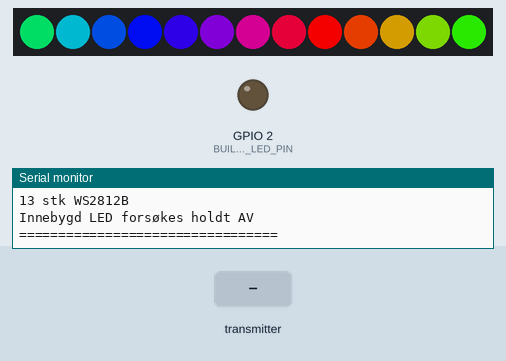
Simulated run of this sketch. Board: ESP32. Parts: 13 RGB LEDs in strip order, left to right, output pins drawn as LEDs (lit = HIGH), the last lines printed to the serial monitor. The test bench sets the inputs (shaded band).

Above: at 2.2 s.
2.3 s: the transmitter starts sending mode = 0
At 4.46 s:
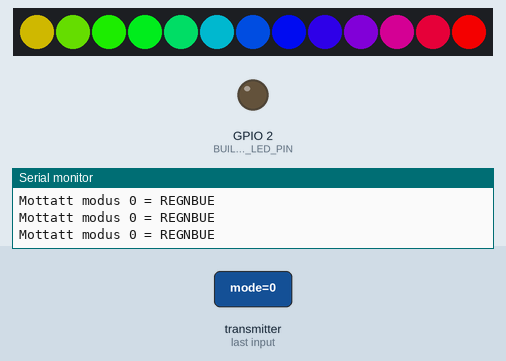
5.3 s: the transmitter starts sending mode = 64
At 6.6 s:
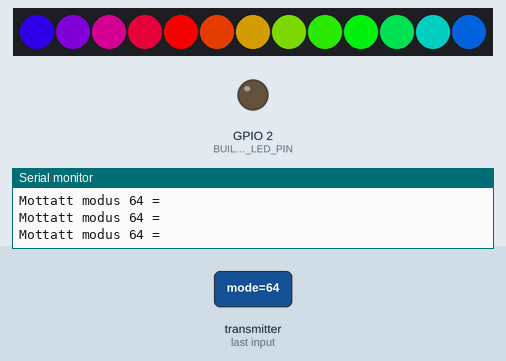
7.3 s: the transmitter starts sending mode = 0
At 7.76 s:
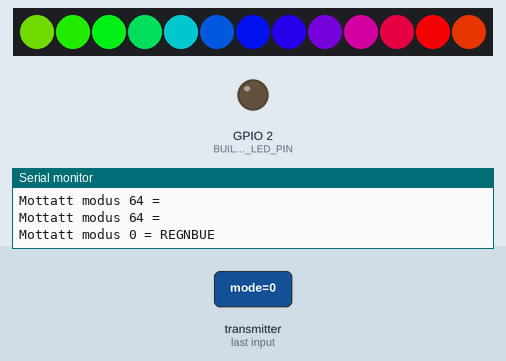
10.3 s: the transmitter starts sending mode = 128
Timing chart, 0 to 12.8 s (numbered marks = the images above; inputs shaded):
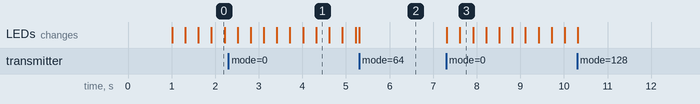

The sketch:

ESP32_StopGo_Receiver.ino
```cpp
#include <WiFi.h>
#include <esp_now.h>
#include <Adafruit_NeoPixel.h>

/*
  STOPP / GÅ - MOTTAKER
  Kort nr. 2
  MAC: 0C:DC:7E:62:9E:40

  WS2812B:
  DIN til GPIO 4

  LED-oppsett:
  13 stk WS2812B totalt

  LED 0-5   = grønn side
  LED 6     = midt-LED, bytter mellom grønn og rød
  LED 7-12  = rød side

  Innebygd LED på ESP32:
  GPIO 2 forsøkes holdt AV. På noen kort er power-LED ikke styrbar.
*/

const int LED_PIN = 4;
const int LED_COUNT = 13;

const int BUILTIN_LED_PIN = 2;
const int BUILTIN_LED_OFF_STATE = LOW;

const int GREEN_START = 0;
const int GREEN_END = 6;

const int RED_START = 6;
const int RED_END = 12;

const int BRIGHTNESS = 220;

const unsigned long RAINBOW_SPEED = 20;
const uint8_t RAINBOW_STEP = 8;

Adafruit_NeoPixel strip(LED_COUNT, LED_PIN, NEO_GRB + NEO_KHZ800);

uint8_t mode = 0;

unsigned long lastRainbowUpdate = 0;
uint8_t rainbowOffset = 0;

typedef struct Message {
  uint8_t mode;
} Message;

Message incomingMessage;

void keepBuiltinLedOff() {
  digitalWrite(BUILTIN_LED_PIN, BUILTIN_LED_OFF_STATE);
}

void printMode(uint8_t selectedMode) {
  if (selectedMode == 0) Serial.print("REGNBUE");
  if (selectedMode == 1) Serial.print("GRØNN");
  if (selectedMode == 2) Serial.print("RØD");
  if (selectedMode == 3) Serial.print("AV");
}

uint32_t wheel(byte pos) {
  pos = 255 - pos;

  if (pos < 85) {
    return strip.Color(255 - pos * 3, 0, pos * 3);
  }

  if (pos < 170) {
    pos -= 85;
    return strip.Color(0, pos * 3, 255 - pos * 3);
  }

  pos -= 170;
  return strip.Color(pos * 3, 255 - pos * 3, 0);
}

void showRainbow() {
  if (millis() - lastRainbowUpdate < RAINBOW_SPEED) {
    return;
  }

  lastRainbowUpdate = millis();
  rainbowOffset += RAINBOW_STEP;

  for (int i = 0; i < LED_COUNT; i++) {
    strip.setPixelColor(i, wheel((i * 18 + rainbowOffset) & 255));
  }

  strip.show();
}

void showGreen() {
  strip.clear();

  for (int i = GREEN_START; i <= GREEN_END; i++) {
    strip.setPixelColor(i, strip.Color(0, 255, 0));
  }

  strip.show();
}

void showRed() {
  strip.clear();

  for (int i = RED_START; i <= RED_END; i++) {
    strip.setPixelColor(i, strip.Color(255, 0, 0));
  }

  strip.show();
}

void showOff() {
  strip.clear();
  strip.show();
}

void updateLights() {
  keepBuiltinLedOff();

  if (mode == 0) {
    return;
  }

  if (mode == 1) {
    showGreen();
  }

  if (mode == 2) {
    showRed();
  }

  if (mode == 3) {
    showOff();
  }

  keepBuiltinLedOff();
}

void onDataReceive(const esp_now_recv_info_t *info, const uint8_t *incomingData, int len) {
  keepBuiltinLedOff();

  if (len != sizeof(incomingMessage)) {
    Serial.println("FEIL: Mottatt feil meldingslengde");
    return;
  }

  memcpy(&incomingMessage, incomingData, sizeof(incomingMessage));

  mode = incomingMessage.mode;

  Serial.print("Mottatt modus ");
  Serial.print(mode);
  Serial.print(" = ");
  printMode(mode);
  Serial.println();

  updateLights();
}

void setup() {
  Serial.begin(115200);
  delay(1000);

  pinMode(BUILTIN_LED_PIN, OUTPUT);
  keepBuiltinLedOff();

  strip.begin();
  strip.setBrightness(BRIGHTNESS);
  strip.clear();
  strip.show();

  keepBuiltinLedOff();

  WiFi.mode(WIFI_STA);
  WiFi.disconnect();

  keepBuiltinLedOff();

  Serial.println();
  Serial.println("=================================");
  Serial.println("STOPP / GÅ - MOTTAKER STARTET");
  Serial.println("Kort nr. 2");
  Serial.print("Mottaker MAC: ");
  Serial.println(WiFi.macAddress());
  Serial.println("LED-data på GPIO 4");
  Serial.println("13 stk WS2812B");
  Serial.println("Innebygd LED forsøkes holdt AV");
  Serial.println("=================================");

  if (esp_now_init() != ESP_OK) {
    Serial.println("FEIL: Kunne ikke starte ESP-NOW");
    return;
  }

  esp_now_register_recv_cb(onDataReceive);

  mode = 0;
  keepBuiltinLedOff();
}

void loop() {
  keepBuiltinLedOff();

  if (mode == 0) {
    showRainbow();
  }

  keepBuiltinLedOff();
}
```

Measured:
- after the input at 2.3 s, the LEDs: first differ from a run without the input after 2.0 s (image 1)
- after the input at 7.3 s, the LEDs: first change at once (image 3 shows a later state)
